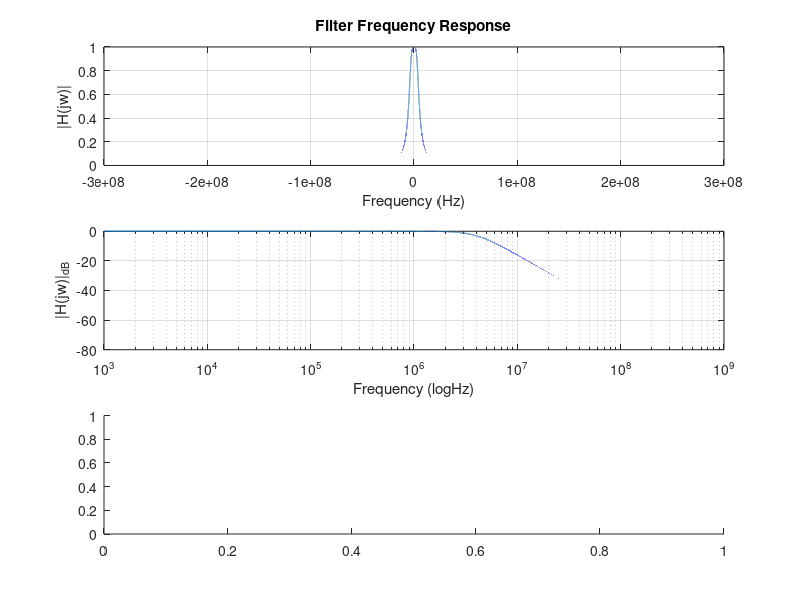

This figure's MATLAB source: (Note: this script raises an error after producing the figure.)
% File BWFilter.m
%**************************************************************************
% This script is a n-order Butterworth low-pass filter implementation.
%
% Author: Everton Leandro Alves
% Date: 06/29/2008
%
% This simulation builds a filter using the expression for the transfer 
% function of a LP Butterworth filter:
%              
%                   G0
%  H(s) = ------------------------    
%          (s-s1)(s-s2)...(s-sn)/wc
%
% where 'n' is the filter order, 'G0' the DC gain, 'wc' the cutoff angular 
% frequency, and 'si' are the n poles in the 's' negative half plane. The 
% sk pole is calculated by the expression:
%
%          i(2k+n-1)PI/(2n)
% sk = wc*e                 , for k=1,2...n
%
% An example of application for illustration purpose is shown. The filter
% is used to let pass a low frequency component of a signal and attenuates
% a high frequency component of the signal.
%
%**************************************************************************

clear all
clc

% Filter Parameters:
fc=4e6;         % cutoff frequency
n=2;            % filter order. Change it to see other order filter.
G0=1;           % DC gain

% MATLAB simulation parameters:
deltaF=1e3;                 % frequency step
fs=500e6;                   % sampling frequency

N=fs/deltaF;                % number of samples, power of 2 for the fast FT  
N=2^ceil(log2(N));

fs=N*deltaF;                % new sampling frequency
deltaT=1/fs;                % time step

fc=deltaF*round(fc/deltaF); % new cutoff frequency
wc=2*pi*fc;                 % cutoff pulsation

% Filter building:
w_axis=-2*pi*fs/2:deltaF*2*pi:2*pi*fs/2;    % angular frequency axis
k=1:n;                                      
p_k=wc*exp(i*pi*(n-1+2.*k)/(2*n));          % n poles in the 's' neg. half plane

Filter_f=1;
for c1=1:n
    Filter_f=Filter_f./((i*w_axis-p_k(c1))/wc);
end

% Filter curves visualization:

% |H(jw)| linear plot (not very useful). Note the amplitude 0,707 at fc.
figure(1)
subplot(3,1,1)                          
plot(w_axis/(2*pi),abs(Filter_f));
title('Filter Frequency Response')
xlabel('Frequency (Hz)');
ylabel('|H(jw)|');
grid

% 20log|H(jw)| plot, for f>0. Note the -3dB attenuation at fc, and the
% n x (-20)dB/dec slope for f>fc.
subplot(3,1,2)                          
semilogx(w_axis(N/2+1:N)/(2*pi),20*log10(abs(Filter_f(N/2+1:N))));
xlabel('Frequency (logHz)');
ylabel('|H(jw)|_d_B');
grid

% arg{H(jw)} plot, for f>0. Note the n x (-45)deg at fc and the n x (-90)deg
% for f>>fc.
subplot(3,1,3)                         
semilogx(w_axis(N/2+1:N)/(2*pi),(180/pi*phase(Filter_f(N/2+1:N))));
xlabel('Frequency (logHz)');
ylabel('Phase (deg)');
grid

% Poles scatter plot. The n poles are angular equally spaced, in the 
% negative s half plane, on the circle with radius=wc. Change the order n
% to 20 for example to see it better.
figure(2)
scatter(real(p_k),imag(p_k))
title('Locus of the n poles');
xlabel('Re (s)');
ylabel('Im (s)');
grid
axis([-wc wc -wc wc])

% Filter application. A simple filtering application to a signal composed
% by two sine waves added, one with frequency <fc and another one with 
% frequency >fc. For simulation reasons, both sine waves frequencies are 
% multiples of deltaF.
t=(0:N-1)*deltaT;           % time axis
fl=fc/1.5;                  % lower sin frequency
fu=fc*3;                    % upper sin frequency

fl=deltaF*round(fl/deltaF); % adjust of the frequencies for simulation
fu=deltaF*round(fu/deltaF);

IN_signal_t=2*sin(2*pi*fl*t) + 2*sin(2*pi*fu*t);    % input signal forming

% Filtering process:
IN_signal_f=fft(IN_signal_t/N);
Filter_f2=[Filter_f(N/2+1:N+1) Filter_f(2:N/2)];    % for MATLAB FFT

OUT_signal_f=IN_signal_f.*Filter_f2;            % filtering in frequency domain
OUT_signal_t=ifft(OUT_signal_f*N,'symmetric');  % output signal in time domain

% See the simulation results for low-order and high-order Butterworth
% filters (try n=1 and n=5 for example). For high-order filters, it is 
% possible to see the phase changing of the low frequency sine wave, with 
% respect to the phase response of the filter.
figure(3)
subplot(2,1,1)
plot(t(1:round(10/fl/deltaT)),IN_signal_t(1:round(10/fl/deltaT)))
title('Input Signal, first 10 periods')
xlabel('Time (s)');
ylabel('Amplitude');
grid

subplot(2,1,2)
plot(t(1:round(10/fl/deltaT)),OUT_signal_t(1:round(10/fl/deltaT)))
title('Output Filtered Signal, first 10 periods')
xlabel('Time (s)');
ylabel('Amplitude');
grid

